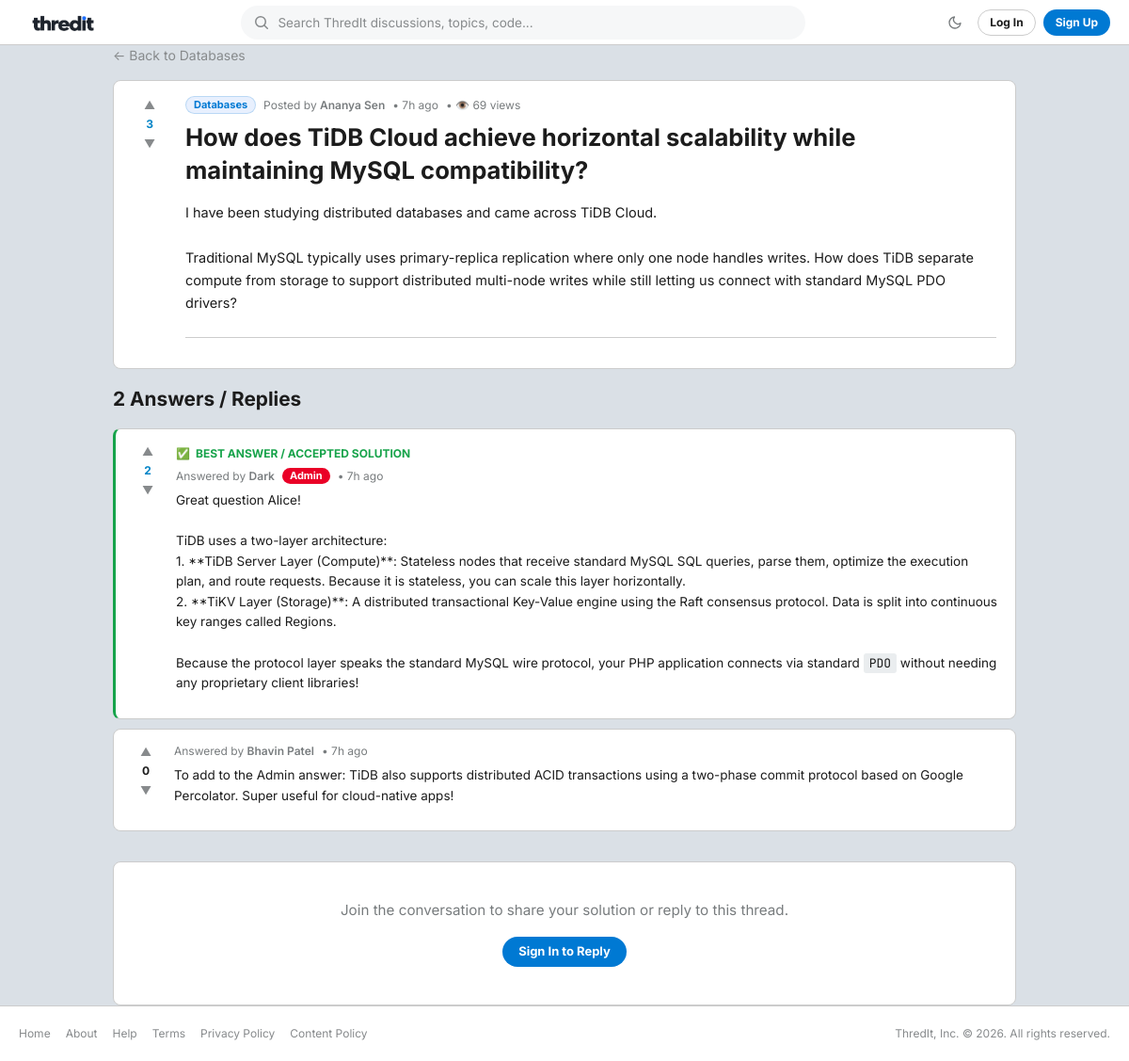
Page /public/thread.php?id=2 on the committed database.
### tables this page shows
CREATE TABLE IF NOT EXISTS `threads` (
    `id` INT UNSIGNED NOT NULL AUTO_INCREMENT,
    `category_id` INT UNSIGNED NOT NULL,
    `user_id` INT UNSIGNED NOT NULL,
    `title` VARCHAR(255) NOT NULL,
    `body` MEDIUMTEXT NOT NULL,
    `is_pinned` TINYINT(1) NOT NULL DEFAULT 0,
    `is_locked` TINYINT(1) NOT NULL DEFAULT 0,
    `views` INT UNSIGNED NOT NULL DEFAULT 0,
    `created_at` DATETIME NOT NULL DEFAULT CURRENT_TIMESTAMP,
    PRIMARY KEY (`id`),
    INDEX `idx_threads_category` (`category_id`),
    INDEX `idx_threads_user` (`user_id`),
    INDEX `idx_threads_pinned_created` (`is_pinned`, `created_at` DESC),
    CONSTRAINT `fk_threads_category` FOREIGN KEY (`category_id`) REFERENCES `categories` (`id`) ON DELETE CASCADE,
    CONSTRAINT `fk_threads_user` FOREIGN KEY (`user_id`) REFERENCES `users` (`id`) ON DELETE CASCADE
);

CREATE TABLE IF NOT EXISTS `categories` (
    `id` INT UNSIGNED NOT NULL AUTO_INCREMENT,
    `name` VARCHAR(100) NOT NULL,
    `description` TEXT NOT NULL,
    PRIMARY KEY (`id`),
    UNIQUE KEY `uq_categories_name` (`name`)
);

CREATE TABLE IF NOT EXISTS `users` (
    `id` INT UNSIGNED NOT NULL AUTO_INCREMENT,
    `name` VARCHAR(100) NOT NULL,
    `email` VARCHAR(191) NOT NULL,
    `password_hash` VARCHAR(255) NOT NULL,
    `role` ENUM('user', 'moderator', 'admin') NOT NULL DEFAULT 'user',
    `is_banned` TINYINT(1) NOT NULL DEFAULT 0,
    `created_at` DATETIME NOT NULL DEFAULT CURRENT_TIMESTAMP,
    PRIMARY KEY (`id`),
    UNIQUE KEY `uq_users_email` (`email`),
    INDEX `idx_users_role` (`role`),
    INDEX `idx_users_banned` (`is_banned`)
);

CREATE TABLE IF NOT EXISTS `replies` (
    `id` INT UNSIGNED NOT NULL AUTO_INCREMENT,
    `thread_id` INT UNSIGNED NOT NULL,
    `user_id` INT UNSIGNED NOT NULL,
    `body` TEXT NOT NULL,
    `is_best` TINYINT(1) NOT NULL DEFAULT 0,
    `created_at` DATETIME NOT NULL DEFAULT CURRENT_TIMESTAMP,
    PRIMARY KEY (`id`),
    INDEX `idx_replies_thread` (`thread_id`),
    INDEX `idx_replies_user` (`user_id`),
    INDEX `idx_replies_best` (`is_best`),
    CONSTRAINT `fk_replies_thread` FOREIGN KEY (`thread_id`) REFERENCES `threads` (`id`) ON DELETE CASCADE,
    CONSTRAINT `fk_replies_user` FOREIGN KEY (`user_id`) REFERENCES `users` (`id`) ON DELETE CASCADE
);

### includes/auth.php (called while the page is built, shortened)
<?php
require_once __DIR__ . '/functions.php';
if (!function_exists('is_logged_in')) {
    function is_logged_in(): bool
    {
        return !empty($_SESSION['user']['id']);
    }
}
if (!function_exists('current_user_id')) {
    function current_user_id(): ?int
    {
        return isset($_SESSION['user']['id']) ? (int) $_SESSION['user']['id'] : null;
    }
}

### public/thread.php (the view, shortened to what this page needs)
<?php
require_once __DIR__ . '/../includes/functions.php';
require_once __DIR__ . '/../includes/auth.php';
$pdo = get_db_connection();
$threadId = (int) ($_GET['id'] ?? 0);
$userId = current_user_id();
$stmt = $pdo->prepare("SELECT t.*,
                              u.name AS author_name, u.role AS author_role,
                              c.name AS category_name,
                              COALESCE(SUM(v.value), 0) AS vote_score
                       FROM threads t
                       INNER JOIN users u ON t.user_id = u.id
                       INNER JOIN categories c ON t.category_id = c.id
                       LEFT JOIN votes v ON v.target_type = 'thread' AND v.target_id = t.id
                       WHERE t.id = :id
                       GROUP BY t.id, u.id, u.name, u.role, c.id, c.name
                       LIMIT 1");
$stmt->execute([':id' => $threadId]);
$thread = $stmt->fetch();
if (!in_array($threadId, $_SESSION['viewed_threads'], true)) {
    $pdo->prepare("UPDATE threads SET views = views + 1 WHERE id = :id")->execute([':id' => $threadId]);
    $thread['views']++;
}
$replyStmt = $pdo->prepare("SELECT r.*,
                                   u.name AS author_name, u.role AS author_role,
                                   COALESCE(SUM(v.value), 0) AS vote_score
                            FROM replies r
                            INNER JOIN users u ON r.user_id = u.id
                            LEFT JOIN votes v ON v.target_type = 'reply' AND v.target_id = r.id
                            WHERE r.thread_id = :thread_id
                            GROUP BY r.id, u.id, u.name, u.role
                            ORDER BY r.is_best DESC, r.created_at ASC");
$replyStmt->execute([':thread_id' => $threadId]);
$replies = $replyStmt->fetchAll();
$userReplyVotes = [];
require_once __DIR__ . '/../includes/header.php';
$threadVote = get_user_vote_value($pdo, $userId, 'thread', $threadId);
$threadScore = (int) $thread['vote_score'];
?>
<div style="max-width: 960px; margin: 0 auto;">
    <div style="margin-bottom: 1rem;">
        <a href="<?= url('public/category.php?id=' . $thread['category_id']) ?>" style="color: var(--text-muted); text-decoration: none; font-size: 0.875rem;">
            &larr; Back to <?= e($thread['category_name']) ?>
        </a>
    </div>
    <article class="card thread-header-card <?= $thread['is_pinned'] ? 'thread-pinned' : '' ?> <?= $thread['is_locked'] ? 'thread-locked' : '' ?>">
        <div style="display: flex; gap: 1.25rem;">
            <div class="vote-col">
                <button type="button" class="vote-btn <?= $threadVote === 1 ? 'active-up' : '' ?>"
                        data-target-type="thread"
                        data-target-id="<?= $threadId ?>"
                        data-vote="1"
                        data-vote-url="<?= url('public/vote.php') ?>"
                        title="Upvote" aria-label="Upvote">
                    ▲
                </button>
                <span class="vote-score <?= $threadScore > 0 ? 'score-positive' : ($threadScore < 0 ? 'score-negative' : '') ?>">
                    <?= $threadScore ?>
                </span>
                <button type="button" class="vote-btn <?= $threadVote === -1 ? 'active-down' : '' ?>"
                        data-target-type="thread"
                        data-target-id="<?= $threadId ?>"
                        data-vote="-1"
                        data-vote-url="<?= url('public/vote.php') ?>"
                        title="Downvote" aria-label="Downvote">
                    ▼
                </button>
            </div>
            <div style="flex: 1; min-width: 0;">
                <div class="thread-meta">
                    <a href="<?= url('public/category.php?id=' . $thread['category_id']) ?>" class="badge badge-category">
                        <?= e($thread['category_name']) ?>
                    </a>
                    <span>Posted by <a href="<?= url('public/profile.php?id=' . $thread['user_id']) ?>" style="color:inherit; font-weight:600; text-decoration:none;"><?= e($thread['author_name']) ?></a></span>
                    <span>• <?= time_ago($thread['created_at']) ?></span>
                    <span>• 👁️ <?= (int) $thread['views'] ?> views</span>
                </div>
                <h1 style="font-size: 1.6rem; font-weight: 700; line-height: 1.35; margin: 0.5rem 0 1rem;">
                    <?= e($thread['title']) ?>
                </h1>
                <div class="thread-detail-body">
                    <?= format_post_body($thread['body']) ?>
                </div>
                <div style="display: flex; gap: 0.5rem; flex-wrap: wrap; margin-top: 1.5rem; padding-top: 1rem; border-top: 1px solid var(--border-color); font-size: 0.85rem;">
                </div>
            </div>
        </div>
    </article>
    <div id="replies" class="replies-section">
        <h2 style="font-size: 1.3rem; font-weight: 700; margin-bottom: 1rem;">
            <?= count($replies) ?> <?= count($replies) === 1 ? 'Answer / Reply' : 'Answers / Replies' ?>
        </h2>
        <?php if (empty($replies)): ?>
            <div class="card empty-state" style="padding: 2rem;">
                <div class="empty-state-icon">💡</div>
                <div class="empty-state-title">No replies yet</div>
                <p style="font-size: 0.875rem;">Can you help solve this question? Leave a constructive reply below.</p>
            </div>
        <?php else: ?>
            <?php foreach ($replies as $r): ?>
                <?php
                $replyVote = $userReplyVotes[(int) $r['id']] ?? 0;
                $replyScore = (int) $r['vote_score'];
                ?>
                <div class="card reply-card <?= $r['is_best'] ? 'reply-best' : '' ?>" id="reply-<?= $r['id'] ?>">
                    <div class="vote-col">
                        <button type="button" class="vote-btn <?= $replyVote === 1 ? 'active-up' : '' ?>"
                                data-target-type="reply"
                                data-target-id="<?= $r['id'] ?>"
                                data-vote="1"
                                data-vote-url="<?= url('public/vote.php') ?>"
                                title="Upvote" aria-label="Upvote">
                            ▲
                        </button>
                        <span class="vote-score <?= $replyScore > 0 ? 'score-positive' : ($replyScore < 0 ? 'score-negative' : '') ?>">
                            <?= $replyScore ?>
                        </span>
                        <button type="button" class="vote-btn <?= $replyVote === -1 ? 'active-down' : '' ?>"
                                data-target-type="reply"
                                data-target-id="<?= $r['id'] ?>"
                                data-vote="-1"
                                data-vote-url="<?= url('public/vote.php') ?>"
                                title="Downvote" aria-label="Downvote">
                            ▼
                        </button>
                    </div>
                    <div class="reply-content">
                        <?php if ($r['is_best']): ?>
                            <div class="best-answer-header">
                                <span>✅</span> <span>BEST ANSWER / ACCEPTED SOLUTION</span>
                            </div>
                        <?php endif; ?>
                        <div class="thread-meta">
                            <span>Answered by <a href="<?= url('public/profile.php?id=' . $r['user_id']) ?>" style="color:inherit; font-weight:600; text-decoration:none;"><?= e($r['author_name']) ?></a></span>
                            <?php if ($r['author_role'] === 'admin'): ?>
                                <span class="badge badge-role badge-role-admin">Admin</span>
                            <?php elseif ($r['author_role'] === 'moderator'): ?>
                                <span class="badge badge-role badge-role-mod">Mod</span>
                            <?php endif; ?>
                            <span>• <?= time_ago($r['created_at']) ?></span>
                        </div>
                        <div class="reply-body">
                            <?= format_post_body($r['body']) ?>
                        </div>
                    </div>
                </div>
            <?php endforeach; ?>
        <?php endif; ?>
        <div class="card" style="padding: 1.5rem; margin-top: 2rem;">
            <?php if ($thread['is_locked']): ?>
                <div class="alert alert-warning" style="margin: 0;">
                    🔒 <strong>This thread is locked.</strong> New replies cannot be submitted to locked discussions.
                </div>
            <?php else: ?>
                <div style="text-align: center; padding: 1rem 0;">
                    <p style="font-size: 0.95rem; margin-bottom: 1rem; color: var(--text-secondary);">
                        Join the conversation to share your solution or reply to this thread.
                    </p>
                    <a href="<?= url('public/login.php?redirect=' . urlencode(url('public/thread.php?id=' . $threadId))) ?>" class="btn btn-primary">
                        Sign In to Reply
                    </a>
                </div>
            <?php endif; ?>
        </div>
    </div>
</div>
<?php require_once __DIR__ . '/../includes/footer.php'; ?>

### includes/functions.php (shortened to what this page needs)
<?php
if (!function_exists('get_base_url')) {
    function get_base_url(): string
    {
        $protocol = (!empty($_SERVER['HTTPS']) && $_SERVER['HTTPS'] !== 'off') ? 'https://' : 'http://';
        $host = $_SERVER['HTTP_HOST'] ?? 'localhost';
        $scriptPath = str_replace('\\', '/', $_SERVER['SCRIPT_NAME'] ?? '');
        $scriptDir = dirname($scriptPath);
        $baseFolder = preg_replace('#/(public|admin|includes|api)$#i', '', $scriptDir);
        return rtrim($protocol . $host . $baseFolder, '/');
    }
}
if (!function_exists('url')) {
    function url(string $path = ''): string
    {
        $base = get_base_url();
        $trimmedPath = ltrim($path, '/');
        return $trimmedPath === '' ? $base : $base . '/' . $trimmedPath;
    }
}
if (!function_exists('e')) {
    function e(mixed $string): string
    {
        return htmlspecialchars((string) ($string ?? ''), ENT_QUOTES, 'UTF-8');
    }
}
if (!function_exists('time_ago')) {
    function time_ago(string $datetime): string
    {
        $timestamp = strtotime($datetime);
        $difference = time() - $timestamp;
        if ($difference < 86400) {
            $hours = floor($difference / 3600);
            return $hours . 'h ago';
        }
        return date('M j, Y', $timestamp);
    }
}
if (!function_exists('format_post_body')) {
    function format_post_body(string $body): string
    {
        $codeBlocks = [];
        $pattern = '/```([a-zA-Z0-9_-]*)\n?(.*?)```/s';
        $bodyWithPlaceholders = preg_replace_callback($pattern, function ($matches) use (&$codeBlocks) {
            $placeholder = '___CODE_BLOCK_' . count($codeBlocks) . '___';
            $lang = trim($matches[1]);
            $code = $matches[2];
            $codeBlocks[$placeholder] = [
                'lang' => $lang,
                'code' => $code
            ];
            return $placeholder;
        }, $body);
        $escaped = e($bodyWithPlaceholders);
        $escaped = preg_replace('/^###\s+(.+)$/m', '<h3>$1</h3>', $escaped);
        $escaped = preg_replace('/^##\s+(.+)$/m', '<h2>$1</h2>', $escaped);
        $escaped = preg_replace('/^#\s+(.+)$/m', '<h1>$1</h1>', $escaped);
        $escaped = preg_replace('/`([^`\r\n]+)`/', '<code>$1</code>', $escaped);
        $formatted = nl2br($escaped);
        $formatted = preg_replace('/(<\/(?:h1|h2|h3)>)\s*<br\s*\/?>/i', '$1', $formatted);
        return $formatted;
    }
}
if (!function_exists('get_user_vote_value')) {
    function get_user_vote_value(PDO $pdo, ?int $userId, string $targetType, int $targetId): int
    {
        if (empty($userId)) {
            return 0;
        }
        $stmt = $pdo->prepare("SELECT value FROM votes WHERE user_id = :user_id AND target_type = :target_type AND target_id = :target_id LIMIT 1");
        $stmt->execute([
            ':user_id'     => $userId,
            ':target_type' => $targetType,
            ':target_id'   => $targetId
        ]);
        $row = $stmt->fetch();
        return (int) ($row['value'] ?? 0);
    }
}

### rows in the picture
threads: category.name "Databases", user.name "Ananya Sen", created_at "7h ago", title "How does TiDB Cloud achieve horizontal scalability while maintaining MySQL compatibility?", body "I have been studying distributed databases and came across TiDB Cloud. Traditional MySQL typically uses primary-replica replication where only one node handles writes. How does TiDB separate compute from storage to support distributed multi-node writes while still letting us connect with standard MySQL PDO drivers?"
replies: replyScore "2", is_best "BEST ANSWER / ACCEPTED SOLUTION", user.name "Dark", shows "Admin", created_at "7h ago", body "Great question Alice! TiDB uses a two-layer architecture: 1. **TiDB Server Layer (Compute)**: Stateless nodes that receive standard MySQL SQL queries, parse them, optimize the execution plan, and route requests. Because it is stateless, you can scale this layer horizontally. 2. **TiKV Layer (Storage)**: A distributed transactional Key-Value engine using the Raft consensus protocol. Data is split into continuous key ranges called Regions. Because the protocol layer speaks the standard MySQL wire protocol, your PHP application connects via standard PDO without needing any proprietary client libraries!"
replies: replyScore "0", user.name "Bhavin Patel", created_at "7h ago", body "To add to the Admin answer: TiDB also supports distributed ACID transactions using a two-phase commit protocol based on Google Percolator. Super useful for cloud-native apps!"

### other values in the picture
$threadScore "3"
$thread['views'] "69"
count($replies) "2"
